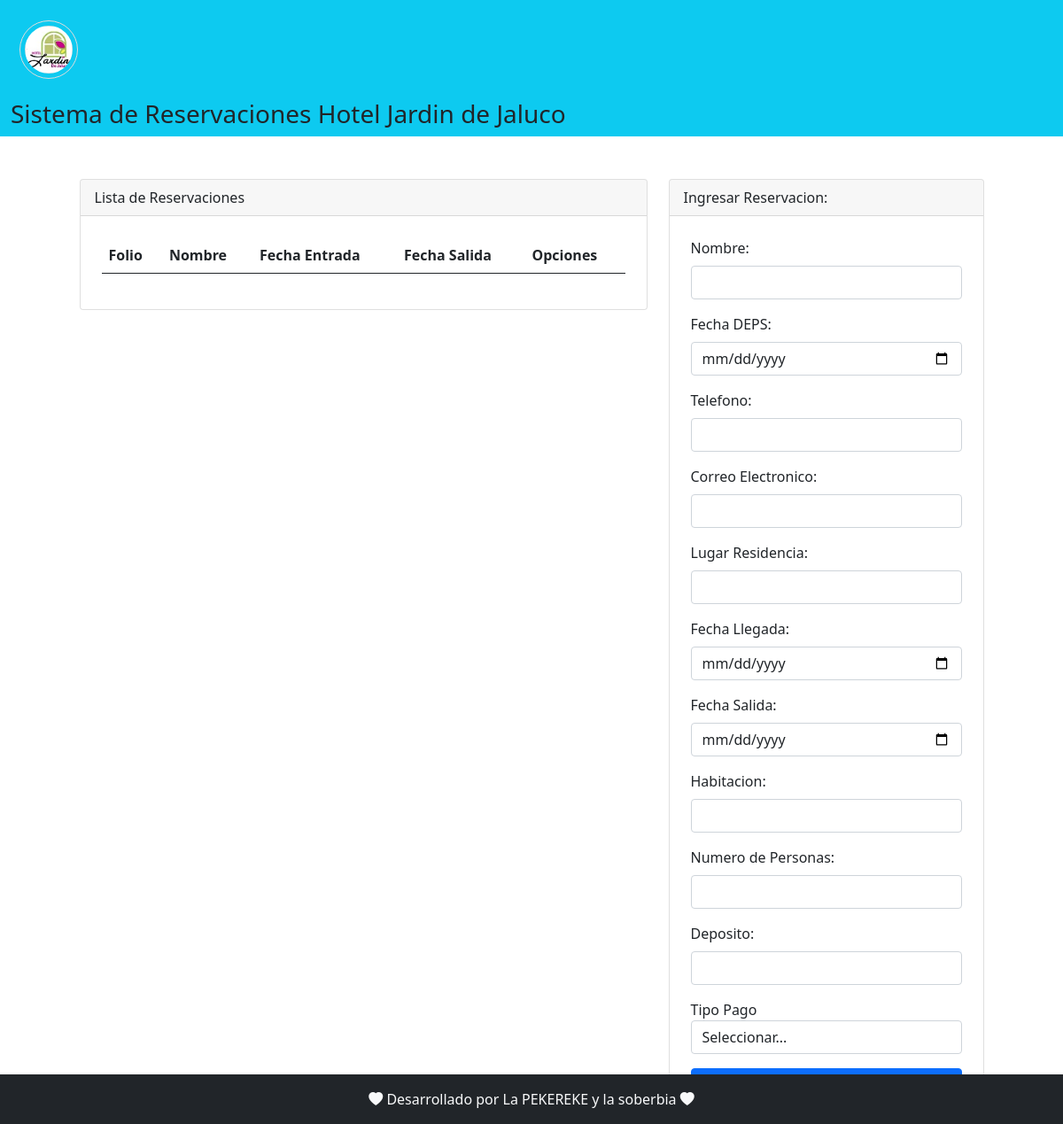
Before: / with the older database file.
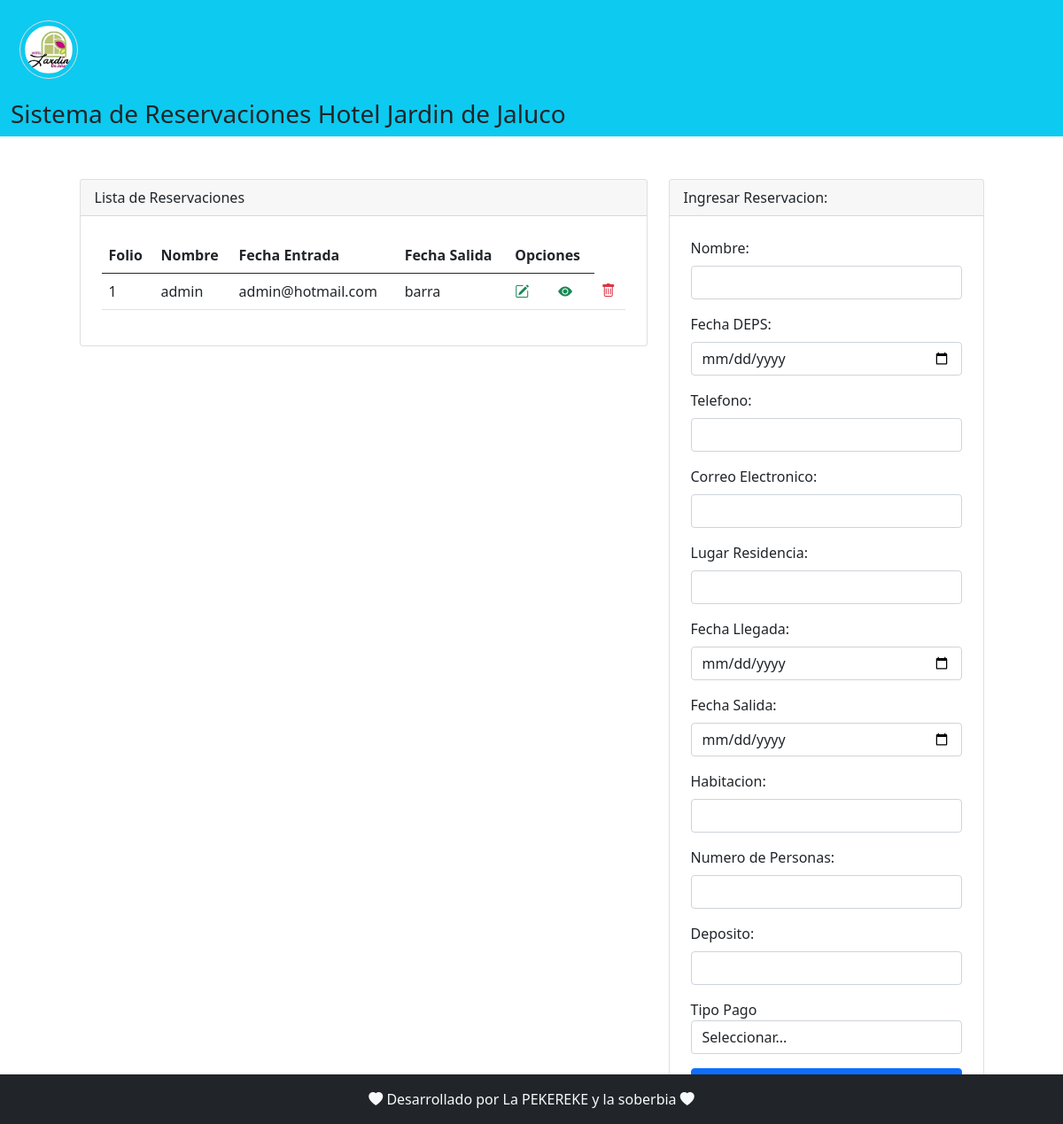
After: the same page with the newer database file.
### tables this page shows
CREATE TABLE `reservaciones` (
  `idReservaciones` int(10) NOT NULL,
  `nombre` varchar(45) NOT NULL,
  `fecha_deps` date NOT NULL,
  `num_telefono` int(10) NOT NULL,
  `email` varchar(25) NOT NULL,
  `lugar_residencia` varchar(45) NOT NULL,
  `fecha_llegada` date NOT NULL,
  `fecha_salida` date NOT NULL,
  `habitacion_id` int(2) NOT NULL,
  `no_personas` int(2) NOT NULL,
  `deposito` int(6) NOT NULL,
  `fecha_reservacion` date NOT NULL,
  `tipo_pago` text NOT NULL,
  `no_folio` int(6) NOT NULL
);

### index.php (the view, shortened to what this page needs)
<?php include 'template/header.php' ?>
<?php
    include_once "model/conexion.php";
    $sentencia = $bd -> query("select * from reservaciones");
    $reservacion = $sentencia->fetchAll(PDO::FETCH_OBJ);
?>
<div class="container mt-5">
    <div class="row justify-content-center">
        <div class="col-md-7">
            <div class="card">
                <div class="card-header">
                    Lista de Reservaciones
                </div>
                <div class="p-4">
                    <table class="table align-middle">
                        <thead>
                            <tr>
                                <th scope="col">Folio</th>
                                <th scope="col">Nombre</th>
                                <th scope="col">Fecha Entrada</th>
                                <th scope="col">Fecha Salida</th>
                                <th scope="col" colspan="2">Opciones</th>
                            </tr>
                        </thead>
                        <tbody>
                            <?php
                                foreach($reservacion as $dato){
                            ?>
                            <tr>
                                <td scope="row"><?php echo $dato->no_folio; ?></td>
                                <td><?php echo $dato->nombre; ?></td>
                                <td><?php echo $dato->email; ?></td>
                                <td><?php echo $dato->lugar_residencia; ?></td>
                                <td><a class="text-success" href="editar.php?codigo=<?php echo $dato->no_folio; ?>"><i class="bi bi-pencil-square"></i></a></td>
                                <td><a class="text-success" href="vista.php?codigo=<?php echo $dato->no_folio; ?>"><i class="bi bi-eye-fill"></i></a></td>
                                <td><a onclick="return confirm('Estas seguro de eliminar?');" class="text-danger" href="eliminar.php?codigo=<?php echo $dato->codigo; ?>"><i class="bi bi-trash"></i></a></td>
                            </tr>
                            <?php
                                }
                            ?>
                        </tbody>
                    </table>
                </div>
            </div>
        </div>
        <div class="col-md-4">
            <div class="card">
                <div class="card-header">
                    Ingresar Reservacion:
                </div>
                <form class="p-4" method="POST" action="registrar.php">
                    <div class="mb-3">
                        <label class="form-label">Nombre: </label>
                        <input type="text" class="form-control" name="txtNombre" autofocus required>
                    </div>
                    <div class="mb-3">
                        <label class="form-label">Fecha DEPS: </label>
                        <input type="date" class="form-control" name="txtEdad" autofocus required>
                    </div>
                    <div class="mb-3">
                        <label class="form-label">Telefono: </label>
                        <input type="text" class="form-control" name="txtSigno" autofocus required>
                    </div>
                    <div class="mb-3">
                        <label class="form-label">Correo Electronico: </label>
                        <input type="email" class="form-control" name="txtSigno" autofocus required>
                    </div>
                    <div class="mb-3">
                        <label class="form-label">Lugar Residencia: </label>
                        <input type="text" class="form-control" name="txtSigno" autofocus required>
                    </div>
                    <div class="mb-3">
                        <label class="form-label">Fecha Llegada: </label>
                        <input type="date" class="form-control" name="txtEdad" autofocus required>
                    </div>
                    <div class="mb-3">
                        <label class="form-label">Fecha Salida: </label>
                        <input type="date" class="form-control" name="txtEdad" autofocus required>
                    </div>
                    <div class="mb-3">
                        <label class="form-label">Habitacion: </label>
                        <input type="text" class="form-control" name="txtSigno" autofocus required>
                    </div>
                    <div class="mb-3">
                        <label class="form-label">Numero de Personas: </label>
                        <input type="number" class="form-control" name="txtSigno" autofocus required>
                    </div>
                    <div class="mb-3">
                        <label class="form-label">Deposito: </label>
                        <input type="number" class="form-control" name="txtDep" autofocus required>
                    </div>
                    <div class="form-group mb-3">
                        <label for="inputState">Tipo Pago</label>
                        <select id="inputState" class="form-control">
                            <option selected>Seleccionar...</option>
                        </select>
                    </div>
                    <div class="d-grid">
                    </div>
                </form>
            </div>
        </div>
    </div>
</div>
<?php include 'template/footer.php' ?>

### template/header.php (shortened to what this page needs)
<!doctype html>
<html lang="es">
  <head>
    <link rel="stylesheet" href="https://cdn.jsdelivr.net/npm/bootstrap@5.0.2/dist/css/bootstrap.min.css">
    <link rel="stylesheet" href="https://cdn.jsdelivr.net/npm/bootstrap-icons@1.5.0/font/bootstrap-icons.css">
  </head>
  <body>
      <div class="container-fluid bg-info">
          <div class="row">
              <div class="col-md">
                  <header class="py-3">
                    <div class="logo">
                    <img src="img/logohotel.png">
                </div>
            </div>
                  <h3 class="text-left">Sistema de Reservaciones Hotel Jardin de Jaluco</h3>
              </div>
          </div>

### template/footer.php (shortened to what this page needs)
<footer class="container-fluid bg-dark fixed-bottom">
        <div class="row">
            <div class="col-md text-light text-center py-3">
            <i class="bi bi-heart-fill"></i> Desarrollado por La PEKEREKE y la soberbia <i class="bi bi-heart-fill"></i>
            </div>
        </div>
    </footer>
  </body>
</html>

### template/header.php (style rules this page uses)
.logo { margin: auto; font-size: 10px; padding: 7px 10px; border-radius: 50% 50%; color: #000000b3; }
img { border: 1px solid #ddd; border-radius: 100%; padding: 5px; width: 66px; }

Changed rows visible on the page:
added reservaciones: no_folio "1", nombre "admin", email "admin@hotmail.com", lugar_residencia "barra"
